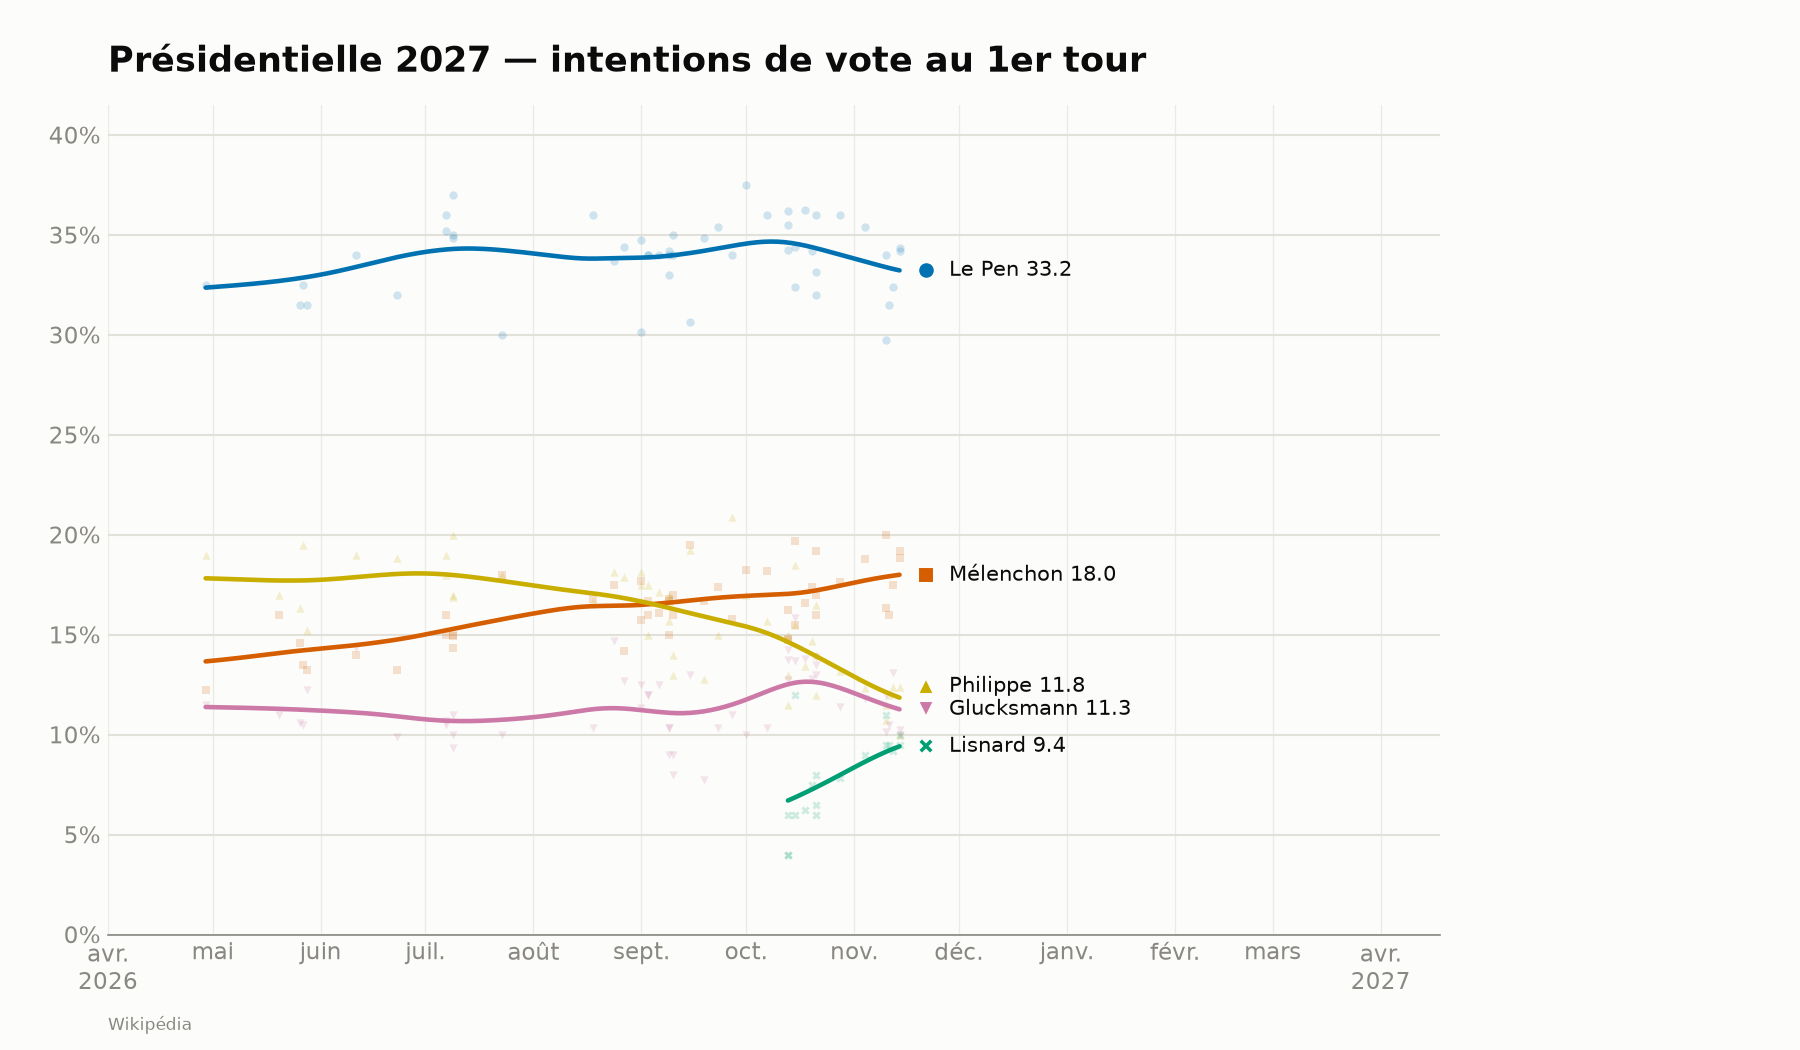

The script that saved this image:
#!/usr/bin/env python3
# -*- coding: utf-8 -*-
"""
Courbes lissées des intentions de vote au 1er tour d'une présidentielle
française, lues EN DIRECT sur Wikipédia (« Liste de sondages sur l'élection
présidentielle française de XXXX »).

Trois élections sont suivies :
  - 2027 (à venir) : Le Pen, Mélenchon, Philippe, Glucksmann, Lisnard —
    la page bouge, le graphique se met à jour à chaque exécution (ou en
    continu avec --watch).
  - 2022 et 2017 (passées) : seuls les 5 candidats arrivés en tête au 1er
    tour sont tracés, et le graphique se termine sur le résultat réel du
    scrutin (extrait de la page elle-même), pas sur une estimation.
Un même parti garde la même couleur/le même marqueur d'une élection à
l'autre (ex. Macron 2017 et 2022 partagent la couleur « RE »).

Chaque élection a en outre une vue « par bloc » (sondages_XXXX_blocs.png) :
total de la gauche, du centre et de la droite, et de l'extrême droite,
sommé sondage par sondage sur TOUS les candidats testés, pas seulement ceux
de la vue par candidat (cf. BLOCS).

Le lissage est une moyenne à noyau gaussien en jours, dont la largeur de
fenêtre n'est pas fixe mais pilotée par le NOMBRE de sondages disponibles :
elle s'ajuste en continu pour couvrir toujours à peu près le même nombre de
sondages (voir `local_bandwidth`). Une période dense donne donc une courbe
réactive, une période creuse une courbe prudente — sans qu'une salve de
sondages publiés le même jour ne fasse décrocher la courbe à la verticale.
Le noyau est de plus asymétrique : à chaque point de la courbe, les sondages
postérieurs pèsent davantage que les sondages antérieurs, si bien que la
courbe suit l'information la plus fraîche et que son extrémité droite reflète
les derniers sondages plutôt qu'une moyenne en retard sur eux.

Tous les graphiques démarrent en avril de l'année précédant l'élection.

Usage :
    python sondages_2027.py                    # génère sondages_2027.png et sondages_2027_blocs.png
    python sondages_2027.py --election 2017     # génère sondages_2017.png et sondages_2017_blocs.png
    python sondages_2027.py --vue blocs         # seulement la vue par bloc
    python sondages_2027.py --election all      # les trois graphiques
    python sondages_2027.py -o chart.png        # fichier de sortie
    python sondages_2027.py --watch 60          # régénère toutes les 60 min si la page a changé
    python sondages_2027.py --show              # ouvre une fenêtre interactive

Dépendances : requests, pandas, matplotlib, lxml   (voir requirements.txt)
"""
from __future__ import annotations

import argparse
import copy
import hashlib
import io
import re
import sys
import time
import unicodedata
from dataclasses import dataclass, field
from datetime import date, datetime

import matplotlib
import numpy as np
import pandas as pd
import requests
import lxml.html as LH

# ---------------------------------------------------------------------------
# Configuration
# ---------------------------------------------------------------------------
API_URL = "https://fr.wikipedia.org/w/api.php"
USER_AGENT = "sondages-2027-chart/1.0 (script pédagogique)"
# Réglages du lissage (cf. section 3). La fenêtre du noyau est exprimée en
# jours, mais sa largeur est recalculée en chaque point pour englober à peu
# près POLLS_PER_WINDOW sondages : c'est le nombre de sondages, et non le
# calendrier, qui décide du degré de lissage.
POLLS_PER_WINDOW = 6.0    # nombre de sondages visé dans une demi-fenêtre (~1 écart-type)
BW_MIN_DAYS      = 6.0    # plancher : même en pleine avalanche de sondages, la courbe
                          # ne devient pas verticale
BW_MAX_DAYS      = 40.0   # plafond : dans un désert de sondages, on n'élargit pas à l'infini
DENSITY_SPAN     = 21.0   # jours : échelle d'estimation de la densité de sondages
RECENCY_SKEW     = 1.25   # >1 : à chaque point, les sondages postérieurs pèsent plus que
                          # les antérieurs (rapport des écarts-types = SKEW²)
EDGE_TRUST       = 8.0    # nombre effectif de sondages à partir duquel on croit à moitié
                          # à la pente locale (correction de bord, cf. poll_smooth)
EDGE_RIDGE       = 0.25   # amortit la pente locale quand les sondages de la fenêtre sont
                          # trop resserrés dans le temps pour en estimer une (en unités de fenêtre)

# Couleur + marqueur par PARTI (pas par candidat) : un même parti garde le
# même code visuel d'une élection à l'autre — ex. Macron 2017 et 2022
# partagent « RE », Fillon et Pécresse partagent « LR ». Palette
# Okabe-Ito + extensions, validée daltonisme (skill dataviz : toutes les
# combinaisons utilisées ci-dessous passent CVD ΔE >= 8, plancher normal >= 15).
PARTIES = {
    "RN":  ("#0072B2", "o"),   # Le Pen
    "LFI": ("#D55E00", "s"),   # Mélenchon
    "RE":  ("#56B4E9", "D"),   # Macron (En Marche -> LREM -> Renaissance)
    "LR":  ("#6A3D9A", "P"),   # Fillon / Pécresse
    "HOR": ("#C9AE00", "^"),   # Philippe
    "PP":  ("#CC79A7", "v"),   # Glucksmann
    "NE":  ("#009E73", "X"),   # Lisnard (Nouvelle Énergie)
    "PS":  ("#E69F00", "*"),   # Hamon
    "REC": ("#8B3A1A", "h"),   # Zemmour
}

# Vue par bloc : chaque colonne d'un tableau de sondages est rattachée à un
# bloc d'après l'étiquette de parti de son en-tête (« Mélenchon (LFI) »,
# « Candidat PS / PP » -> LFI, PS), si bien que les candidats testés
# seulement quelques mois (Hollande, Juppé, Taubira, Philippot...) comptent
# aussi. Gauche : d'Arthaud à Glucksmann ; centre et droite : d'Attal à
# Retailleau ; extrême droite : de Dupont-Aignan à Zemmour. Les candidats
# inclassables (Lassalle, Asselineau, Cheminade, Poisson, Thouy : cf.
# HORS_BLOCS) et la colonne « Autres » ne sont comptés nulle part. Une
# étiquette absente des deux listes est signalée à chaque exécution : c'est
# un nouveau parti à ranger, sans quoi il manquerait au total de son bloc.
# Les couleurs reprennent celles de LFI, LR et RN, déjà validées ensemble
# dans la vue par candidat.
BLOCS = [
    ("Gauche", "#D55E00", "s",
     {"LO", "NPA", "NPA-A", "FG", "LFI", "PCF", "EELV", "LE", "G.S", "PS", "PP",
      "PRG", "DVG"}),
    ("Centre et droite", "#6A3D9A", "D",
     {"EM", "LREM", "REN", "RE", "ENS", "EPR", "MODEM", "UDI", "HOR", "LFH", "NE",
      "UMP", "LR", "SL", "DVD"}),
    ("Extrême droite", "#0072B2", "o",
     {"DLR", "DLF", "MPF", "LP", "FN", "RN", "REC", "EXD"}),
]
# En-têtes sans étiquette (« Nicolas Hulot ») ou dont l'étiquette trompe :
# Macron, sondé en 2016 comme « (SE) » ou « (DVG) » avant de fonder EM.
BLOC_BY_NAME = {"macron": "Centre et droite", "hulot": "Gauche"}
HORS_BLOCS = {"RES", "UPR", "S&P", "SP", "VIA", "PA"}


def _c(name: str, party: str) -> tuple[str, str, str]:
    color, marker = PARTIES[party]
    return (name, color, marker)


@dataclass
class ElectionConfig:
    year: int
    page_title: str
    start: date                        # 1er avril de l'année précédant l'élection
    candidates: list[tuple[str, str, str]]   # (nom, couleur, marqueur)
    outfile: str
    aliases: dict[str, list[str]] = field(default_factory=dict)
    # Jour du 1er tour : la vraie date si l'élection a eu lieu (le graphique
    # y affiche alors le résultat réel), sinon une date encore à venir pour
    # que l'axe s'arrête au même point que les élections passées et reste
    # comparable, même si les courbes, elles, s'arrêtent avant.
    election_date: date | None = None

    @property
    def blocs_outfile(self) -> str:
        return self.outfile.replace(".png", "_blocs.png")


CONFIGS: dict[int, ElectionConfig] = {
    2027: ElectionConfig(
        year=2027,
        page_title="Liste de sondages sur l'élection présidentielle française de 2027",
        start=date(2026, 4, 1),
        candidates=[
            _c("Le Pen", "RN"), _c("Mélenchon", "LFI"), _c("Philippe", "HOR"),
            _c("Glucksmann", "PP"), _c("Lisnard", "NE"),
        ],
        # En-tête alternatif : au 1er semestre 2026, la colonne du RN était
        # intitulée « Candidat RN » (candidature Le Pen / Bardella encore
        # indécise) : rattachée à Le Pen pour une courbe continue.
        aliases={"Le Pen": ["Le Pen", "Candidat RN"]},
        outfile="sondages_2027.png",
        election_date=date(2027, 4, 18),  # pas encore officielle : juste pour caler l'axe
    ),
    2022: ElectionConfig(
        year=2022,
        page_title="Liste de sondages sur l'élection présidentielle française de 2022",
        start=date(2021, 4, 1),
        candidates=[
            _c("Macron", "RE"), _c("Le Pen", "RN"), _c("Mélenchon", "LFI"),
            _c("Zemmour", "REC"), _c("Pécresse", "LR"),
        ],
        outfile="sondages_2022.png",
        election_date=date(2022, 4, 10),
    ),
    2017: ElectionConfig(
        year=2017,
        page_title="Liste de sondages sur l'élection présidentielle française de 2017",
        start=date(2016, 4, 1),
        candidates=[
            _c("Macron", "RE"), _c("Le Pen", "RN"), _c("Fillon", "LR"),
            _c("Mélenchon", "LFI"), _c("Hamon", "PS"),
        ],
        outfile="sondages_2017.png",
        election_date=date(2017, 4, 23),
    ),
}

# Jeu de couleurs "encre" du système de design (fond clair).
INK          = "#0b0b0b"
INK_SECOND   = "#52514e"
MUTED        = "#898781"
GRID         = "#e1e0d9"
SURFACE      = "#fcfcfb"

FR_MONTHS = {
    "janvier": 1, "février": 2, "fevrier": 2, "mars": 3, "avril": 4, "mai": 5,
    "juin": 6, "juillet": 7, "août": 8, "aout": 8, "septembre": 9,
    "octobre": 10, "novembre": 11, "décembre": 12, "decembre": 12,
    # formes abrégées (« 21 avr. », courantes sur les tableaux de sondages
    # les plus récents d'une élection, par opposition aux lignes-résumé qui
    # écrivent le mois en toutes lettres)
    "janv": 1, "févr": 2, "fevr": 2, "avr": 4, "juil": 7,
    "sept": 9, "oct": 10, "nov": 11, "déc": 12, "dec": 12,
}


# ---------------------------------------------------------------------------
# 1. Récupération de la page
# ---------------------------------------------------------------------------
def fetch_page(page_title: str) -> tuple[str, str]:
    """Retourne (html_rendu, horodatage_derniere_revision) depuis l'API Wikipédia."""
    s = requests.Session()
    s.headers.update({"User-Agent": USER_AGENT})

    # HTML rendu de la page
    r = s.get(API_URL, params={
        "action": "parse", "page": page_title, "prop": "text",
        "format": "json", "formatversion": 2, "disablelimitreport": 1,
    }, timeout=60)
    r.raise_for_status()
    html = r.json()["parse"]["text"]

    # Date de dernière modification (pour l'afficher sur le graphique)
    rev = ""
    try:
        rq = s.get(API_URL, params={
            "action": "query", "prop": "revisions", "titles": page_title,
            "rvprop": "timestamp", "rvlimit": 1, "format": "json",
            "formatversion": 2,
        }, timeout=60)
        rev = rq.json()["query"]["pages"][0]["revisions"][0]["timestamp"]
    except Exception:
        pass
    return html, rev


# ---------------------------------------------------------------------------
# 2. Analyse des tableaux
# ---------------------------------------------------------------------------
def _strip_accents(s: str) -> str:
    return "".join(c for c in unicodedata.normalize("NFD", s)
                   if unicodedata.category(c) != "Mn")


_TIME_TAG_RE = re.compile(r'<time[^>]*datetime="([^"]+)"[^>]*>([^<]*)</time>')


def inject_explicit_years(html: str) -> str:
    """Les pages d'élections passées truffent leurs cellules de date de
    balises <time datetime="2017-04-21">21 avril</time> : l'année, absente
    du texte visible, est ré-injectée à partir de l'attribut « datetime »
    pour que parse_period() la retrouve sans avoir à la deviner.
    """
    def repl(m: re.Match) -> str:
        dt, text = m.group(1), m.group(2)
        if re.fullmatch(r"\d{4}-\d{2}(-\d{2})?", dt) and dt[:4] not in text:
            return f"{text} {dt[:4]}"
        return text
    return _TIME_TAG_RE.sub(repl, html)


def parse_value(cell, accept_name=None, any_name: bool = False) -> float | None:
    """Convertit une cellule en pourcentage.

    - nombre « pur » (« 16 », « 2,5 ») -> valeur : c'est le candidat de la colonne.
    - cellule avec un nom (« 9 Hollande », « 36 Bardella ») -> None, SAUF si le nom
      du candidat suivi y figure (« 32 Le Pen », « 34 Bardella / Le Pen »), ce qui
      permet d'isoler Le Pen dans la colonne ambiguë « Candidat RN » du 1er sem. 2026.
    - avec `any_name`, toute cellule commençant par un nombre est acceptée,
      quel que soit le nom qui suit : pour un total de bloc, « 9 Hollande »
      dans la colonne PS / PP compte bien pour la gauche.
    - « — », vide, etc. -> None.
    """
    if cell is None or (isinstance(cell, float) and pd.isna(cell)):
        return None
    txt = str(cell).replace("\xa0", " ").strip()
    txt = re.sub(r"\[[^\]]*\]", "", txt).strip()      # retire les appels de note [a]
    txt = re.sub(r"\s*%\s*$", "", txt)                # pages archivées : suffixe "%" (la page en cours n'en a pas)
    if txt in ("", "—", "-", "–", "?", "nd", "n.d."):
        return None
    if re.fullmatch(r"\d+(?:[.,]\d+)?", txt):          # nombre pur
        return float(txt.replace(",", "."))
    if accept_name or any_name:                        # nombre + nom : seulement si c'est le bon candidat
        m = re.match(r"(\d+(?:[.,]\d+)?)", txt)
        if m and (any_name or _strip_accents(accept_name).lower() in _strip_accents(txt).lower()):
            return float(m.group(1).replace(",", "."))
    return None                                        # autre chose (un autre nom) -> ignoré


def parse_period(text: str, election_year: int, year_hint: int | None = None,
                  month_hint: int | None = None) -> date | None:
    """Milieu de la période d'enquête. Ex : « 28 mai-2 juin », « 9-10 juillet ».

    Sur les pages archivées, beaucoup de tableaux mensuels n'écrivent que le
    jour dans chaque ligne (« du 17 au 19 ») : le mois n'apparaît que dans la
    légende du tableau (`<caption><time datetime="2017-03">Mars 2017</time>`).
    `month_hint`/`year_hint` (dérivés de cette légende ou, à défaut, du
    contexte de section) comblent ce trou quand le texte de la cellule ne
    contient lui-même aucun mot de mois.

    L'année de la borne de fin est résolue dans cet ordre de priorité :
      1. une année explicite à 4 chiffres présente dans le texte lui-même
         (les pages archivées 2017/2022 en ont une grâce à
         `inject_explicit_years` ; la page 2027, encore en édition, n'en a
         quasiment jamais) ;
      2. l'année indiquée par le contexte (légende du tableau, titre de
         section du type « Année 2026 », ou étiquette « Sondages de 2016 »
         d'un encadré repliable) ;
      3. à défaut, un mois de janvier à avril est supposé appartenir à
         l'année de l'élection, un mois de mai à décembre à l'année
         précédente — cohérent avec la fenêtre étudiée (avril année-1 à
         avril de l'année de l'élection).
    La borne de début hérite de la même année, sauf si elle tombe après la
    borne de fin dans le calendrier (période à cheval sur le nouvel an).
    """
    t = str(text).lower().replace("\xa0", " ")
    t = re.sub(r"\[[^\]]*\]", "", t)
    t = t.replace("1er", "1").replace("1ᵉʳ", "1")

    years_found = [int(y) for y in re.findall(r"\b20\d\d\b", t)]
    t_no_year = re.sub(r"\b20\d\d\b", " ", t)           # évite que "2017" ne soit lu comme des jours
    months = [(m.start(), FR_MONTHS[m.group()])
              for m in re.finditer("|".join(FR_MONTHS), t_no_year)]
    days = [int(m.group()) for m in re.finditer(r"\d{1,2}", t_no_year)]
    if not days:
        return None
    if months:
        start_m, end_m = months[0][1], months[-1][1]
    elif month_hint is not None:
        start_m = end_m = month_hint
    else:
        return None
    start_d, end_d = days[0], days[-1]

    if years_found:
        end_y = years_found[-1]
    elif year_hint is not None:
        end_y = year_hint
    else:
        end_y = election_year if end_m <= 4 else election_year - 1
    start_y = end_y - 1 if start_m > end_m else end_y   # période à cheval sur le nouvel an (déc -> janv)

    try:
        d0 = date(start_y, start_m, start_d)
        d1 = date(end_y, end_m, end_d)
    except ValueError:
        return None
    return date.fromordinal(round((d0.toordinal() + d1.toordinal()) / 2))


def table_month_hint(table_el) -> tuple[int, int] | None:
    """(année, mois) si le tableau porte une légende du type
    « Mars 2017 » (rendue par <caption><time datetime="2017-03">...) — les
    tableaux mensuels des pages archivées n'écrivent le mois que là. On lit
    le texte visible plutôt que l'attribut datetime : `inject_explicit_years`
    a déjà déballé la balise <time> à ce stade (elle agit sur toute la page)."""
    cap = table_el.find(".//caption")
    if cap is None:
        return None
    txt = cap.text_content().lower()
    ym = re.search(r"\b(20\d\d)\b", txt)
    mm = re.search("|".join(FR_MONTHS), txt)
    return (int(ym.group(1)), FR_MONTHS[mm.group()]) if (ym and mm) else None


def split_colspans(table_el):
    """Copie du tableau où chaque cellule de données à colspan n'occupe plus
    que sa première colonne, les suivantes recevant des cellules vides.

    `read_html` recopie une cellule étalée dans chacune des colonnes qu'elle
    couvre. Pour un candidat, c'est sans conséquence ; pour un total de bloc,
    « 24 Philippe » étalé sur les colonnes Attal et Philippe (candidature
    commune testée) serait compté deux fois. Les rowspan, eux, sont laissés
    tels quels : un même candidat répété d'une hypothèse à l'autre doit bien
    compter dans chacune.
    """
    table_el = copy.deepcopy(table_el)
    for td in list(table_el.iter("td")):
        n = int(td.get("colspan") or 1)
        if n <= 1:
            continue
        td.set("colspan", "1")
        for _ in range(n - 1):
            blank = LH.Element("td")
            if td.get("rowspan"):
                blank.set("rowspan", td.get("rowspan"))
            td.addnext(blank)
    return table_el


def party_of(header) -> str | None:
    """Étiquette de parti d'un en-tête de colonne : « Mélenchon (LFI) » ->
    LFI, « Candidat PS / PP » -> PS ; None pour une colonne sans étiquette
    (« Sondeur », « Autres », « Indécis (échantillon) »...) : une étiquette
    de parti commence toujours par une majuscule."""
    if not isinstance(header, str):
        return None
    h = re.sub(r"\[[^\]]*\]", "", header).strip()     # retire les appels de note [c]
    # retire le suffixe « .1 », « .2 »... que `read_html` ajoute aux en-têtes
    # en double (deux colonnes « Candidat EPR » : Attal ET Philippe dans la
    # même hypothèse) ; sans cela le parti « EPR.1 » ne serait rangé nulle part.
    h = re.sub(r"\.\d+$", "", h).strip()
    m = re.search(r"\(([A-Z][^)]*)\)\s*$", h) or re.match(r"Candidat\s+([A-Z].*)$", h)
    return re.split(r"\s*/\s*", m.group(1).strip())[0].upper() if m else None


def bloc_of(header) -> str | None:
    """Bloc politique d'une colonne d'après son en-tête (cf. BLOCS), ou None."""
    if not isinstance(header, str):
        return None
    low = _strip_accents(header).lower()
    for name, bloc in BLOC_BY_NAME.items():
        if name in low:
            return bloc
    party = party_of(header)
    for bloc, _, _, parties in BLOCS:
        if party in parties:
            return bloc
    return None


def parse_table(table_el, config: ElectionConfig, year_hint: int | None,
                 blocs: bool = False,
                 unknown: set[str] | None = None) -> tuple[list[dict], dict | None]:
    """Extrait un tableau de sondages : moyenne des hypothèses par sondage.

    Avec `blocs`, chaque série n'est plus un candidat mais un bloc : dans
    chaque ligne (hypothèse), somme des candidats du bloc, puis moyenne des
    hypothèses comme pour un candidat. Les en-têtes dont l'étiquette de
    parti n'est rangée nulle part (ni BLOCS ni HORS_BLOCS) sont ajoutés à
    `unknown`.

    Renvoie (records, resultat_reel). `resultat_reel` est un dict
    {candidat: valeur} tiré d'une éventuelle ligne « Résultats » — le
    résultat officiel du 1er tour, présent tel quel sur les pages
    d'élections passées — ou None si la ligne est absente (élection à venir).
    """
    if blocs:
        table_el = split_colspans(table_el)
    df = pd.read_html(io.StringIO(LH.tostring(table_el, encoding="unicode")),
                      thousands=None)[0]
    # aplatit l'en-tête multi-niveaux vers les noms (niveau le plus bas)
    df.columns = [c[-1] if isinstance(c, tuple) else c for c in df.columns]
    cols = list(df.columns)

    def find(*needles):
        """Positions des colonnes dont l'en-tête contient l'un des libellés.

        Des positions, et non des noms : un même en-tête peut coiffer
        plusieurs colonnes du tableau aplati. Wikipédia écrit en effet les
        colonnes « larges » avec un colspan (cellule d'en-tête ET cellules de
        données), que `read_html` déplie en autant de colonnes homonymes ;
        `df[nom]` renverrait alors un DataFrame et non une série.
        """
        for needle in needles:
            hits = [i for i, c in enumerate(cols)
                    if isinstance(c, str) and _strip_accents(needle).lower() in _strip_accents(c).lower()]
            if hits:
                return hits
        return []

    def read(idx, accept_name=None, any_name=False):
        """Valeurs lues dans les colonnes aux positions `idx`, une colonne par position."""
        return pd.concat([pd.to_numeric(df.iloc[:, i].map(
                              lambda c: parse_value(c, accept_name, any_name)), errors="coerce")
                          for i in idx], axis=1)

    sondeur_c, date_c = find("Sondeur"), find("Date")
    if blocs:
        bloc_cols: dict[str, list[int]] = {}
        for i, c in enumerate(cols):
            b = bloc_of(c)
            if b:
                bloc_cols.setdefault(b, []).append(i)
            elif unknown is not None and party_of(c) and party_of(c) not in HORS_BLOCS:
                unknown.add(c)
        series_ok = len(bloc_cols) == len(BLOCS)
    else:
        cand_cols = {name: find(*config.aliases.get(name, [name])) for name, _, _ in config.candidates}
        cand_cols = {k: v for k, v in cand_cols.items() if v}
        series_ok = len(cand_cols) >= 3
    if not sondeur_c or not date_c or not series_ok:
        return [], None  # pas un tableau de sondages de 1er tour

    work = pd.DataFrame({"sondeur": df.iloc[:, sondeur_c[0]],
                         "date_raw": df.iloc[:, date_c[0]]})
    if blocs:
        for bloc, idx in bloc_cols.items():
            # total du bloc dans la ligne : une cellule = un candidat (cf.
            # split_colspans), même deux cellules sous un même en-tête
            # (« 4 Hollande (PS) » à côté de « 5 » sous Glucksmann). Les
            # candidats non testés dans cette hypothèse (« — ») ne comptent
            # pas, mais une ligne sans aucune valeur pour le bloc reste vide.
            work[bloc] = read(idx, any_name=True).sum(axis=1, min_count=1)
    else:
        for name, idx in cand_cols.items():
            # plusieurs colonnes pour un candidat : moyenne des valeurs lues
            # (un colspan déplié les répète à l'identique, la moyenne est
            # alors la valeur elle-même ; deux hypothèses côte à côte sont
            # moyennées comme le sont déjà les hypothèses réparties sur
            # plusieurs lignes).
            work[name] = read(idx, accept_name=name).mean(axis=1)

    # lignes parasites (barre de couleurs, répétition d'en-tête, lignes vides)
    work = work[work["sondeur"].notna()]
    work["sondeur"] = work["sondeur"].astype(str).str.strip()
    work = work[work["sondeur"].str.lower() != "sondeur"]
    num_cols = list(bloc_cols) if blocs else list(cand_cols)
    work = work[work[num_cols].notna().any(axis=1)]
    if work.empty:
        return [], None

    # la ligne "Résultats" est le résultat officiel, pas un sondage : isolée.
    is_result = work["sondeur"].str.lower() == "résultats"
    final_result = None
    if is_result.any():
        row = work[is_result].iloc[0]
        final_result = {name: float(row[name]) for name in num_cols if pd.notna(row[name])}
    work = work[~is_result]
    if work.empty:
        return [], final_result

    # une valeur par candidat et par sondage = moyenne des hypothèses testées
    grouped = work.groupby(["sondeur", "date_raw"], sort=False)[num_cols].mean()

    # la légende du tableau (si elle existe) est plus précise que le hint de
    # section : elle prime pour l'année ET fournit le mois quand les lignes
    # elles-mêmes n'en donnent aucun (cf. table_month_hint).
    cap_hint = table_month_hint(table_el)
    eff_year_hint = cap_hint[0] if cap_hint else year_hint
    month_hint = cap_hint[1] if cap_hint else None

    records = []
    for (sondeur, date_raw), row in grouped.iterrows():
        d = parse_period(date_raw, config.year, eff_year_hint, month_hint)
        if d is None or d < config.start:
            continue
        for name in num_cols:
            v = row[name]
            if pd.notna(v):
                records.append({"date": d, "candidat": name,
                                "valeur": float(v), "sondeur": sondeur})
    return records, final_result


def extract_polls(html: str, config: ElectionConfig,
                  blocs: bool = False) -> tuple[pd.DataFrame, dict]:
    """Parcourt la page, ne garde que les tableaux « 1er tour » depuis START."""
    html = inject_explicit_years(html)
    tree = LH.fromstring(html)
    cur_h2, year_hint = "", None
    records: list[dict] = []
    final_results: dict = {}
    unknown: set[str] = set()
    for el in tree.iter("h2", "h3", "h4", "h5", "div", "table"):
        if el.tag in ("h2", "h3", "h4", "h5"):
            if el.tag in ("h2", "h3"):
                # une nouvelle section h2/h3 (ex. « second tour » -> « premier
                # tour ») ne doit pas hériter de l'année d'une section
                # précédente sans rapport ; h4/h5 ne réinitialisent pas, car
                # ils héritent légitimement de l'année de leur h3 parent
                # (ex. « Année 2026 » (h3) > « Second semestre 2026 » (h4)).
                year_hint = None
            txt = el.text_content().split("[")[0].strip()
            if el.tag == "h2":
                cur_h2 = txt
            ym = re.search(r"\b(20\d\d)\b", txt)
            if ym:
                year_hint = int(ym.group(1))
        elif el.tag == "div":
            # encadrés repliables des pages archivées : « Sondages de 2016 »
            if "NavHead" in (el.get("class") or ""):
                ym = re.search(r"\b(20\d\d)\b", el.text_content())
                if ym:
                    year_hint = int(ym.group(1))
        else:  # table
            classes = el.get("class") or ""
            if "wikitable" not in classes:
                continue
            if "premier tour" not in _strip_accents(cur_h2).lower():
                continue
            recs, final_result = parse_table(el, config, year_hint, blocs, unknown)
            records.extend(recs)
            # un résultat n'est retenu que si son tableau contient aussi des
            # sondages de la période étudiée : la page 2027 rappelle les
            # derniers sondages de 2022 et leur ligne « Résultats », qui ne
            # sont pas ceux de 2027.
            if final_result and recs:
                final_results.update(final_result)

    if unknown:
        print(f"⚠ {config.year} : colonnes hors de tout bloc, à ranger dans BLOCS ou "
              f"HORS_BLOCS : {', '.join(sorted(unknown))}", file=sys.stderr)
    df = pd.DataFrame(records)
    if df.empty:
        raise RuntimeError(f"Aucun sondage 1er tour depuis {config.start} trouvé pour "
                           f"{config.year} : la structure de la page a peut-être changé.")
    return df.sort_values("date").reset_index(drop=True), final_results


# ---------------------------------------------------------------------------
# 3. Lissage : noyau gaussien en jours, fenêtre pilotée par le nombre de sondages
# ---------------------------------------------------------------------------
def poll_density(grid, dates_num, span: float = DENSITY_SPAN):
    """Densité locale de sondages, en sondages par jour, au fil du calendrier.

    Estimée par noyau gaussien large (`span`) : c'est une fonction lisse et
    infiniment dérivable du temps, qui ne fait pas la différence entre six
    sondages publiés le même jour et six sondages étalés sur la semaine. Ce
    lissage-là est indispensable : c'est lui qui empêche une salve de
    sondages simultanés de faire décrocher la courbe à la verticale.
    """
    z = (np.asarray(grid, float)[:, None] - np.asarray(dates_num, float)[None, :]) / span
    return np.exp(-0.5 * z * z).sum(axis=1) / (span * np.sqrt(2 * np.pi))


def local_bandwidth(grid, dates_num):
    """Largeur du noyau (écart-type, en jours) en chaque point de `grid`.

    C'est ici que « lisser en fonction du nombre de sondages » se joue : on
    vise une fenêtre contenant POLLS_PER_WINDOW sondages, donc une largeur
    ~ POLLS_PER_WINDOW / densité. Quand les sondages s'enchaînent, la fenêtre
    se resserre et la courbe devient réactive ; quand ils se raréfient, elle
    s'élargit et la courbe cesse de sur-réagir à un sondage isolé.

    Plutôt qu'un `clip` entre plancher et plafond — qui introduirait un angle
    à chaque fois qu'on touche une borne — la formule sature en douceur : elle
    vaut BW_MAX_DAYS quand la densité est nulle, tend vers BW_MIN_DAYS quand
    elle explose, et reste dérivable partout entre les deux.
    """
    amplitude = BW_MAX_DAYS - BW_MIN_DAYS
    dens = poll_density(grid, dates_num)
    return BW_MIN_DAYS + amplitude / (1.0 + amplitude * dens / POLLS_PER_WINDOW)


def poll_smooth(dates_num, values, grid):
    """Régression linéaire locale à noyau gaussien asymétrique, sur `grid`.

    Trois ingrédients : le lissage, la fraîcheur, et le traitement des bords.

    1. la largeur du noyau vient de `local_bandwidth` : elle suit le nombre
       de sondages disponibles autour du point évalué, pas le calendrier ;
    2. le noyau est dissymétrique autour de ce point — écart-type multiplié
       par RECENCY_SKEW du côté du futur, divisé par RECENCY_SKEW du côté du
       passé. À distance égale, un sondage plus récent pèse donc plus lourd
       qu'un sondage plus ancien, et la courbe suit l'information fraîche
       plutôt que de la diluer dans l'historique ;
    3. la moyenne pondérée n'est pas prise telle quelle : on ajuste une
       DROITE locale (moyenne + pente) et on lit sa valeur au point évalué.
       Au milieu de la courbe cela ne change rien — la fenêtre y est
       équilibrée, la correction `pente x décalage` est nulle. Aux deux bouts
       en revanche, la fenêtre est amputée d'un côté : une moyenne nue y
       serait tirée vers l'intérieur de la période (une courbe qui monte
       démarrerait trop haut et finirait trop bas). La droite locale, elle,
       prolonge la tendance jusqu'au bord, si bien que le dernier point de la
       courbe — celui qui porte l'étiquette du candidat — reflète vraiment
       les derniers sondages au lieu de rester en retard sur eux.
       Cette correction n'est appliquée qu'à hauteur de ce que les données
       permettent d'affirmer : quand la fenêtre ne contient qu'une poignée de
       sondages, la pente qu'on y mesure est surtout du bruit, et l'extrapoler
       jusqu'au bord ne ferait que l'amplifier. Elle est donc pondérée par le
       nombre EFFECTIF de sondages de la fenêtre (cf. EDGE_TRUST) : pleine sur
       une période richement sondée, effacée sur une période creuse, où la
       courbe retombe alors sur la simple moyenne locale.

    Le noyau étant gaussien de part et d'autre (dérivée nulle en son centre)
    et la largeur variant continûment, la courbe obtenue est lisse : aucun
    sondage n'entre ni ne sort de la moyenne par à-coups.
    """
    dates_num = np.asarray(dates_num, float)
    values = np.asarray(values, float)
    grid = np.asarray(grid, float)

    h = local_bandwidth(grid, dates_num)
    delta = dates_num[None, :] - grid[:, None]   # > 0 : sondage postérieur au point évalué
    sigma = np.where(delta > 0.0, h[:, None] * RECENCY_SKEW, h[:, None] / RECENCY_SKEW)
    w = np.exp(-0.5 * (delta / sigma) ** 2)

    total = w.sum(axis=1)
    mean_d = (w * delta).sum(axis=1) / total          # décalage moyen de la fenêtre, en jours
    mean_v = (w * values).sum(axis=1) / total         # moyenne locale (avant correction de bord)
    var_d = (w * delta * delta).sum(axis=1) / total - mean_d ** 2
    cov_dv = (w * delta * values).sum(axis=1) / total - mean_d * mean_v
    # le terme de ridge évite une pente aberrante là où tous les sondages de
    # la fenêtre sont quasi simultanés (var_d ~ 0) : la pente y est ramenée
    # vers zéro, donc l'estimation vers la simple moyenne locale.
    slope = cov_dv / (var_d + (EDGE_RIDGE * h) ** 2)
    # nombre effectif de sondages sous le noyau (n si tous pesaient pareil) :
    # mesure de la quantité d'information dont la pente locale est tirée.
    n_eff = total ** 2 / (w * w).sum(axis=1)
    return mean_v - n_eff / (n_eff + EDGE_TRUST) * slope * mean_d


# ---------------------------------------------------------------------------
# 4. Graphique
# ---------------------------------------------------------------------------
def make_chart(df: pd.DataFrame, config: ElectionConfig, final_results: dict,
               revision: str, outfile: str, show: bool, blocs: bool = False):
    import matplotlib.pyplot as plt
    import matplotlib.dates as mdates
    import matplotlib.ticker as mticker

    num = mdates.date2num  # date -> nombre de jours (référentiel matplotlib)
    FR_ABBR = ["", "janv.", "févr.", "mars", "avr.", "mai", "juin", "juil.",
               "août", "sept.", "oct.", "nov.", "déc."]

    plt.rcParams.update({
        "font.family": "DejaVu Sans", "font.size": 11,
        "axes.edgecolor": MUTED, "axes.labelcolor": INK_SECOND,
        "xtick.color": MUTED, "ytick.color": MUTED,
        "text.color": INK, "figure.facecolor": SURFACE, "axes.facecolor": SURFACE,
    })

    fig, ax = plt.subplots(figsize=(12, 7))
    fig.subplots_adjust(left=0.06, right=0.80, top=0.9, bottom=0.11)

    xmin = num(config.start)
    last_poll_x = df["date"].map(num).max()
    has_result = bool(final_results)
    # l'axe peut s'étendre au-delà du dernier sondage (ex. jusqu'au jour du
    # vote pour 2027, pas encore connu, juste pour rester comparable aux
    # élections passées) ; le marqueur de fin, lui, reste au vrai dernier
    # point connu tant qu'il n'y a pas de résultat réel à afficher.
    axis_xmax = num(config.election_date) if config.election_date else last_poll_x
    marker_x = axis_xmax if has_result else last_poll_x
    grid = np.arange(xmin, last_poll_x + 1)

    end_labels = []  # (y, couleur, marqueur, texte) pour placement anti-collision
    series = [(name, color, marker) for name, color, marker, _ in BLOCS] if blocs \
        else config.candidates
    for name, color, marker in series:
        sub = df[df["candidat"] == name].sort_values("date")
        if sub.empty:
            continue
        d = sub["date"].map(num).to_numpy()
        y = sub["valeur"].to_numpy()

        # nuage de points bruts (léger)
        ax.scatter(d, y, s=16, color=color, alpha=0.18, marker=marker,
                   linewidths=0, zorder=2)

        # courbe lissée, continue, restreinte à l'étendue des données du
        # candidat : noyau gaussien à fenêtre adaptative (cf. poll_smooth)
        gmask = (grid >= d.min()) & (grid <= d.max())
        gg = grid[gmask]
        if gg.size == 0:
            continue
        sm = poll_smooth(d, y, gg)
        ax.plot(gg, sm, color=color, lw=2.2, zorder=3, solid_capstyle="round")

        final_v = final_results.get(name)
        if final_v is not None:
            # pont en pointillés entre le dernier sondage et le résultat réel,
            # marqué distinctement (cerclage foncé) pour qu'il ne soit jamais
            # confondu avec une simple estimation de sondage.
            ax.plot([gg[-1], marker_x], [sm[-1], final_v], color=color, lw=1.3,
                    ls=(0, (1, 1.6)), zorder=3)
            ax.plot(marker_x, final_v, marker=marker, color=color, ms=11,
                    markeredgecolor=INK, markeredgewidth=1.1, zorder=4, clip_on=False)
            end_labels.append([final_v, color, marker, f"{name} {final_v:.1f}"])
        else:
            end_labels.append([sm[-1], color, marker, f"{name} {sm[-1]:.1f}"])

    # --- libellés directs à droite, sans chevauchement -----------------------
    end_labels.sort(key=lambda e: e[0])
    min_gap = 1.15  # points de %
    for i in range(1, len(end_labels)):
        if end_labels[i][0] - end_labels[i - 1][0] < min_gap:
            end_labels[i][0] = end_labels[i - 1][0] + min_gap
    x_lab = marker_x + (axis_xmax - xmin) * 0.02
    for yv, color, marker, txt in end_labels:
        ax.plot(x_lab, yv, marker=marker, color=color, ms=8, clip_on=False,
                markeredgecolor=SURFACE, markeredgewidth=1.0, zorder=5)
        ax.annotate(txt, (x_lab, yv), xytext=(11, 0), textcoords="offset points",
                    va="center", ha="left", fontsize=10, color=INK,
                    annotation_clip=False)

    # --- axes / habillage -----------------------------------------------------
    data_max = max(df["valeur"].max(), max(final_results.values(), default=0))
    ax.set_xlim(xmin, axis_xmax)
    ax.set_ylim(0, max(40, data_max + 4))
    ax.xaxis.set_major_locator(mdates.MonthLocator())

    def _fr_month(x, _):
        dt = mdates.num2date(x)
        lab = FR_ABBR[dt.month]
        return f"{lab}\n{dt.year}" if dt.month == config.start.month else lab

    ax.xaxis.set_major_formatter(mticker.FuncFormatter(_fr_month))
    ax.yaxis.set_major_formatter(mticker.FuncFormatter(lambda v, _: f"{v:.0f}%"))
    ax.grid(axis="y", color=GRID, lw=1, zorder=0)
    ax.grid(axis="x", color=GRID, lw=0.6, alpha=0.6, zorder=0)
    for spine in ("top", "right", "left"):
        ax.spines[spine].set_visible(False)
    ax.tick_params(length=0)

    ax.set_title(f"Présidentielle {config.year} — intentions de vote au 1er tour"
                 + (", par bloc" if blocs else ""),
                 fontsize=17, fontweight="bold", loc="left", color=INK, pad=16)
    ax.text(0, -0.115, "Wikipédia", transform=ax.transAxes, fontsize=8, color=MUTED)

    fig.savefig(outfile, dpi=150, facecolor=SURFACE)
    print(f"✓ Graphique écrit : {outfile}  ({len(df)} points, "
          f"{df['sondeur'].nunique()} sondages, "
          f"{df['date'].min()} → {df['date'].max()})")
    if show:
        plt.show()
    plt.close(fig)


# ---------------------------------------------------------------------------
# 5. Orchestration
# ---------------------------------------------------------------------------
def render(html: str, rev: str, config: ElectionConfig, views: list[bool],
           output: str | None, show: bool):
    """Trace les vues demandées (False : par candidat, True : par bloc) à
    partir d'une seule lecture de la page."""
    for blocs in views:
        df, final_results = extract_polls(html, config, blocs)
        outfile = output or (config.blocs_outfile if blocs else config.outfile)
        make_chart(df, config, final_results, rev, outfile, show, blocs)


def main():
    ap = argparse.ArgumentParser(description=__doc__,
                                 formatter_class=argparse.RawDescriptionHelpFormatter)
    ap.add_argument("-o", "--output", default=None,
                    help="fichier image de sortie (défaut : celui de l'élection choisie)")
    ap.add_argument("--election", choices=["2017", "2022", "2027", "all"], default="2027",
                    help="élection à tracer (défaut : 2027, la seule suivie en direct)")
    ap.add_argument("--vue", choices=["candidats", "blocs", "toutes"], default="toutes",
                    help="graphique par candidat, par bloc, ou les deux (défaut)")
    ap.add_argument("--show", action="store_true", help="afficher la fenêtre du graphique")
    ap.add_argument("--watch", type=float, metavar="MIN", default=None,
                    help="régénère toutes les MIN minutes si la page Wikipédia a changé "
                         "(une seule élection à la fois)")
    args = ap.parse_args()

    if not args.show:
        matplotlib.use("Agg")

    years = [2017, 2022, 2027] if args.election == "all" else [int(args.election)]
    views = {"candidats": [False], "blocs": [True], "toutes": [False, True]}[args.vue]
    if args.output and (len(years) != 1 or len(views) != 1):
        ap.error("-o/--output ne fonctionne qu'avec une seule élection et une seule vue "
                 "(sinon les graphiques s'écraseraient dans le même fichier)")

    if args.watch is None:
        for year in years:
            config = CONFIGS[year]
            html, rev = fetch_page(config.page_title)
            render(html, rev, config, views, args.output, args.show)
        return

    if len(years) != 1:
        ap.error("--watch ne fonctionne qu'avec une seule élection à la fois")
    config = CONFIGS[years[0]]
    print(f"Mode veille : vérification toutes les {args.watch} min "
          f"(Ctrl+C pour arrêter).")
    last = None
    while True:
        try:
            html, rev = fetch_page(config.page_title)
            h = hashlib.md5(html.encode("utf-8")).hexdigest()
            if h != last:
                render(html, rev, config, views, args.output, show=False)
                last = h
            else:
                print(f"[{datetime.now():%H:%M}] aucune modification.")
        except Exception as e:  # ne pas casser la boucle sur une erreur réseau
            print(f"[{datetime.now():%H:%M}] erreur : {e}", file=sys.stderr)
        time.sleep(args.watch * 60)


if __name__ == "__main__":
    main()
